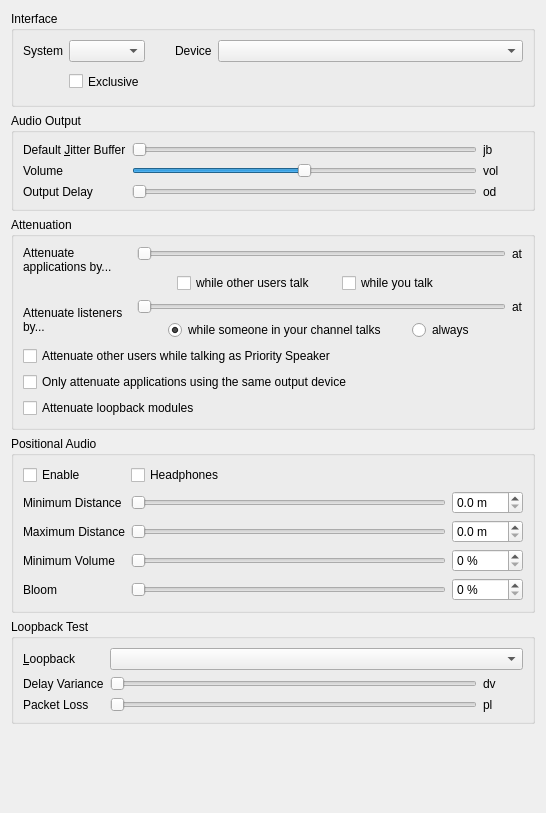
<?xml version="1.0" encoding="UTF-8"?>
<ui version="4.0">
 <class>AudioOutput</class>
 <widget class="QWidget" name="AudioOutput">
  <property name="geometry">
   <rect>
    <x>0</x>
    <y>0</y>
    <width>546</width>
    <height>813</height>
   </rect>
  </property>
  <property name="windowTitle">
   <string>Audio output</string>
  </property>
  <layout class="QVBoxLayout" name="verticalLayout">
   <item>
    <widget class="QGroupBox" name="qgbInterfaces">
     <property name="title">
      <string>Interface</string>
     </property>
     <layout class="QGridLayout" name="gridLayout_3">
      <item row="0" column="0">
       <widget class="QLabel" name="qliSystem">
        <property name="text">
         <string>System</string>
        </property>
        <property name="buddy">
         <cstring>qcbSystem</cstring>
        </property>
       </widget>
      </item>
      <item row="0" column="1">
       <widget class="MUComboBox" name="qcbSystem">
        <property name="sizePolicy">
         <sizepolicy hsizetype="MinimumExpanding" vsizetype="Fixed">
          <horstretch>0</horstretch>
          <verstretch>0</verstretch>
         </sizepolicy>
        </property>
        <property name="toolTip">
         <string>Output method for audio</string>
        </property>
        <property name="whatsThis">
         <string>&lt;b&gt;This is the output method to use for audio.&lt;/b&gt;</string>
        </property>
        <property name="accessibleName">
         <string>Audio output system</string>
        </property>
       </widget>
      </item>
      <item row="0" column="2">
       <spacer>
        <property name="orientation">
         <enum>Qt::Horizontal</enum>
        </property>
        <property name="sizeType">
         <enum>QSizePolicy::Maximum</enum>
        </property>
        <property name="sizeHint" stdset="0">
         <size>
          <width>24</width>
          <height>16</height>
         </size>
        </property>
       </spacer>
      </item>
      <item row="0" column="3">
       <widget class="QLabel" name="qliDevice">
        <property name="text">
         <string>Device</string>
        </property>
        <property name="buddy">
         <cstring>qcbDevice</cstring>
        </property>
       </widget>
      </item>
      <item row="0" column="4">
       <widget class="MUComboBox" name="qcbDevice">
        <property name="sizePolicy">
         <sizepolicy hsizetype="MinimumExpanding" vsizetype="Fixed">
          <horstretch>1</horstretch>
          <verstretch>0</verstretch>
         </sizepolicy>
        </property>
        <property name="toolTip">
         <string>Output device for audio</string>
        </property>
        <property name="whatsThis">
         <string>&lt;b&gt;This is the output device to use for audio.&lt;/b&gt;</string>
        </property>
        <property name="accessibleName">
         <string>Audio output device</string>
        </property>
        <property name="sizeAdjustPolicy">
         <enum>QComboBox::AdjustToContents</enum>
        </property>
        <property name="minimumContentsLength">
         <number>16</number>
        </property>
       </widget>
      </item>
      <item row="1" column="1">
       <widget class="QCheckBox" name="qcbExclusive">
        <property name="enabled">
         <bool>true</bool>
        </property>
        <property name="minimumSize">
         <size>
          <width>0</width>
          <height>27</height>
         </size>
        </property>
        <property name="toolTip">
         <string>Exclusive mode, not recommended.</string>
        </property>
        <property name="whatsThis">
         <string>&lt;b&gt;This opens the device in exclusive mode.&lt;/b&gt;&lt;br /&gt;No other application will be able to use the device.</string>
        </property>
        <property name="text">
         <string>Exclusive</string>
        </property>
       </widget>
      </item>
     </layout>
    </widget>
   </item>
   <item>
    <widget class="QGroupBox" name="qgbOutput">
     <property name="title">
      <string>Audio Output</string>
     </property>
     <layout class="QGridLayout" name="gridLayout">
      <item row="1" column="2">
       <widget class="QLabel" name="qlVolume">
        <property name="text">
         <string notr="true">vol</string>
        </property>
       </widget>
      </item>
      <item row="2" column="1">
       <widget class="SemanticSlider" name="qsDelay">
        <property name="toolTip">
         <string>Amount of data to buffer</string>
        </property>
        <property name="whatsThis">
         <string>This sets the amount of data to pre-buffer in the output buffer. Experiment with different values and set it to the lowest which doesn't cause rapid jitter in the sound.</string>
        </property>
        <property name="accessibleName">
         <string>Output delay of incoming speech</string>
        </property>
        <property name="minimum">
         <number>1</number>
        </property>
        <property name="maximum">
         <number>10</number>
        </property>
        <property name="pageStep">
         <number>3</number>
        </property>
        <property name="orientation">
         <enum>Qt::Horizontal</enum>
        </property>
       </widget>
      </item>
      <item row="0" column="2">
       <widget class="QLabel" name="qlJitter">
        <property name="minimumSize">
         <size>
          <width>40</width>
          <height>0</height>
         </size>
        </property>
        <property name="text">
         <string notr="true">jb</string>
        </property>
       </widget>
      </item>
      <item row="2" column="0">
       <widget class="QLabel" name="qliDelay">
        <property name="text">
         <string>Output Delay</string>
        </property>
        <property name="buddy">
         <cstring>qsDelay</cstring>
        </property>
       </widget>
      </item>
      <item row="1" column="1">
       <widget class="SemanticSlider" name="qsVolume">
        <property name="toolTip">
         <string>Volume of incoming speech</string>
        </property>
        <property name="whatsThis">
         <string>&lt;b&gt;This adjusts the volume of incoming speech.&lt;/b&gt;&lt;br /&gt;Note that if you increase this beyond 100%, audio will be distorted.</string>
        </property>
        <property name="accessibleName">
         <string>Volume of incoming speech</string>
        </property>
        <property name="minimum">
         <number>0</number>
        </property>
        <property name="maximum">
         <number>200</number>
        </property>
        <property name="value">
         <number>100</number>
        </property>
        <property name="orientation">
         <enum>Qt::Horizontal</enum>
        </property>
       </widget>
      </item>
      <item row="1" column="0">
       <widget class="QLabel" name="qliVolume">
        <property name="text">
         <string>Volume</string>
        </property>
        <property name="buddy">
         <cstring>qsVolume</cstring>
        </property>
       </widget>
      </item>
      <item row="2" column="2">
       <widget class="QLabel" name="qlDelay">
        <property name="text">
         <string notr="true">od</string>
        </property>
       </widget>
      </item>
      <item row="0" column="1">
       <widget class="SemanticSlider" name="qsJitter">
        <property name="toolTip">
         <string>Safety margin for jitter buffer</string>
        </property>
        <property name="whatsThis">
         <string>&lt;b&gt;This sets the minimum safety margin for the jitter buffer.&lt;/b&gt;&lt;br /&gt;All incoming audio is buffered, and the jitter buffer continually tries to push the buffer to the minimum sustainable by your network, so latency can be as low as possible. This sets the minimum buffer size to use. If the start of sentences you hear is very jittery, increase this value.</string>
        </property>
        <property name="accessibleName">
         <string>Jitter buffer time</string>
        </property>
        <property name="minimum">
         <number>1</number>
        </property>
        <property name="maximum">
         <number>5</number>
        </property>
        <property name="pageStep">
         <number>2</number>
        </property>
        <property name="orientation">
         <enum>Qt::Horizontal</enum>
        </property>
       </widget>
      </item>
      <item row="0" column="0">
       <widget class="QLabel" name="qliJitter">
        <property name="text">
         <string>Default &amp;Jitter Buffer</string>
        </property>
        <property name="buddy">
         <cstring>qsJitter</cstring>
        </property>
       </widget>
      </item>
     </layout>
    </widget>
   </item>
   <item>
    <widget class="QGroupBox" name="qgbAttenuation">
     <property name="toolTip">
      <string/>
     </property>
     <property name="title">
      <string>Attenuation</string>
     </property>
     <layout class="QGridLayout" name="gridLayout_4">
      <item row="8" column="0" colspan="3">
       <widget class="QCheckBox" name="qcbOnlyAttenuateSameOutput">
        <property name="toolTip">
         <string>If checked, Mumble will only attenuate applications that are using the same output source as Mumble</string>
        </property>
        <property name="whatsThis">
         <string>&lt;b&gt;Attenuate only applications using the same output as Mumble&lt;/b&gt;&lt;br /&gt;If checked, applications that use a different output than Mumble will not be attenuated.</string>
        </property>
        <property name="text">
         <string>Only attenuate applications using the same output device</string>
        </property>
       </widget>
      </item>
      <item row="0" column="1">
       <widget class="SemanticSlider" name="qsOtherVolume">
        <property name="toolTip">
         <string>Attenuation of other applications during speech</string>
        </property>
        <property name="whatsThis">
         <string>&lt;b&gt;Attenuate volume of other applications during speech&lt;/b&gt;&lt;br /&gt;Mumble supports decreasing the volume of other applications during incoming and/or outgoing speech. This sets the attenuation of other applications if the feature is enabled.</string>
        </property>
        <property name="accessibleName">
         <string>Attenuation percentage</string>
        </property>
        <property name="accessibleDescription">
         <string>During speech, the volume of other applications will be reduced by this amount</string>
        </property>
        <property name="minimum">
         <number>0</number>
        </property>
        <property name="maximum">
         <number>100</number>
        </property>
        <property name="value">
         <number>0</number>
        </property>
        <property name="orientation">
         <enum>Qt::Horizontal</enum>
        </property>
       </widget>
      </item>
      <item row="2" column="1">
       <layout class="QHBoxLayout" name="horizontalLayout_2">
        <item>
         <spacer name="horizontalSpacer">
          <property name="orientation">
           <enum>Qt::Horizontal</enum>
          </property>
          <property name="sizeType">
           <enum>QSizePolicy::Maximum</enum>
          </property>
          <property name="sizeHint" stdset="0">
           <size>
            <width>40</width>
            <height>20</height>
           </size>
          </property>
         </spacer>
        </item>
        <item>
         <widget class="QCheckBox" name="qcbAttenuateOthers">
          <property name="toolTip">
           <string>If checked Mumble lowers the volume of other applications while other users talk</string>
          </property>
          <property name="whatsThis">
           <string>&lt;b&gt;Attenuate applications while other users talk&lt;/b&gt;&lt;br /&gt;Mumble supports decreasing the volume of other applications during incoming and/or outgoing speech. This makes mumble activate the feature while other users talk to you.</string>
          </property>
          <property name="text">
           <string>while other users talk</string>
          </property>
         </widget>
        </item>
        <item>
         <spacer name="horizontalSpacer_3">
          <property name="orientation">
           <enum>Qt::Horizontal</enum>
          </property>
          <property name="sizeType">
           <enum>QSizePolicy::Fixed</enum>
          </property>
          <property name="sizeHint" stdset="0">
           <size>
            <width>20</width>
            <height>20</height>
           </size>
          </property>
         </spacer>
        </item>
        <item>
         <widget class="QCheckBox" name="qcbAttenuateOthersOnTalk">
          <property name="toolTip">
           <string>If checked Mumble lowers the volume of other applications while you talk</string>
          </property>
          <property name="whatsThis">
           <string>&lt;b&gt;Attenuate applications while you talk&lt;/b&gt;&lt;br /&gt;Mumble supports decreasing the volume of other applications during incoming and/or outgoing speech. This makes mumble activate the feature while you talk.</string>
          </property>
          <property name="text">
           <string>while you talk</string>
          </property>
         </widget>
        </item>
        <item>
         <spacer name="horizontalSpacer_2">
          <property name="orientation">
           <enum>Qt::Horizontal</enum>
          </property>
          <property name="sizeHint" stdset="0">
           <size>
            <width>40</width>
            <height>20</height>
           </size>
          </property>
         </spacer>
        </item>
       </layout>
      </item>
      <item row="0" column="0" rowspan="3">
       <widget class="QLabel" name="qliOtherVolume">
        <property name="text">
         <string>Attenuate applications by...</string>
        </property>
        <property name="alignment">
         <set>Qt::AlignLeading|Qt::AlignLeft|Qt::AlignTop</set>
        </property>
        <property name="wordWrap">
         <bool>true</bool>
        </property>
        <property name="buddy">
         <cstring>qsOtherVolume</cstring>
        </property>
       </widget>
      </item>
      <item row="7" column="0" colspan="3">
       <widget class="QCheckBox" name="qcbAttenuateUsersOnPrioritySpeak">
        <property name="toolTip">
         <string>If checked Mumble lowers the volume of other users while you talk if you have the &quot;Priority Speaker&quot; status.</string>
        </property>
        <property name="whatsThis">
         <string>&lt;b&gt;Attenuate other users while talking as Priority Speaker&lt;/b&gt;&lt;br /&gt;Mumble supports decreasing the volume of other users while you talk as the &lt;i&gt;Priority Speaker&lt;/i&gt; to avoid getting disturbed. Checking this checkbox will enable this feature.</string>
        </property>
        <property name="text">
         <string>Attenuate other users while talking as Priority Speaker</string>
        </property>
       </widget>
      </item>
      <item row="0" column="2">
       <widget class="QLabel" name="qlOtherVolume">
        <property name="text">
         <string notr="true">at</string>
        </property>
       </widget>
      </item>
      <item row="9" column="0" colspan="3">
       <widget class="QCheckBox" name="qcbAttenuateLoopbacks">
        <property name="toolTip">
         <string>If checked, loopback modules will be attenuated</string>
        </property>
        <property name="whatsThis">
         <string>&lt;b&gt;Attenuate loopback modules&lt;/b&gt;&lt;br /&gt;If loopback modules are linked to Mumble's output device/sink, they will also be attenuated.</string>
        </property>
        <property name="text">
         <string>Attenuate loopback modules</string>
        </property>
       </widget>
      </item>
      <item row="3" column="1">
       <widget class="SemanticSlider" name="qsListenerAttenuation">
        <property name="maximum">
         <number>100</number>
        </property>
        <property name="orientation">
         <enum>Qt::Horizontal</enum>
        </property>
       </widget>
      </item>
      <item row="3" column="2">
       <widget class="QLabel" name="qlListenerAttenuation">
        <property name="text">
         <string>at</string>
        </property>
       </widget>
      </item>
      <item row="4" column="1">
       <layout class="QHBoxLayout" name="horizontalLayout">
        <item>
         <spacer name="horizontalSpacer_4">
          <property name="orientation">
           <enum>Qt::Horizontal</enum>
          </property>
          <property name="sizeType">
           <enum>QSizePolicy::Maximum</enum>
          </property>
          <property name="sizeHint" stdset="0">
           <size>
            <width>40</width>
            <height>20</height>
           </size>
          </property>
         </spacer>
        </item>
        <item>
         <widget class="QRadioButton" name="qrbAttenuateListenerWhileTalk">
          <property name="text">
           <string>while someone in your channel talks</string>
          </property>
          <property name="checked">
           <bool>true</bool>
          </property>
         </widget>
        </item>
        <item>
         <spacer name="horizontalSpacer_6">
          <property name="orientation">
           <enum>Qt::Horizontal</enum>
          </property>
          <property name="sizeType">
           <enum>QSizePolicy::Fixed</enum>
          </property>
          <property name="sizeHint" stdset="0">
           <size>
            <width>20</width>
            <height>20</height>
           </size>
          </property>
         </spacer>
        </item>
        <item>
         <widget class="QRadioButton" name="qrbAttenuateListenerAlways">
          <property name="text">
           <string>always</string>
          </property>
         </widget>
        </item>
        <item>
         <spacer name="horizontalSpacer_5">
          <property name="orientation">
           <enum>Qt::Horizontal</enum>
          </property>
          <property name="sizeHint" stdset="0">
           <size>
            <width>40</width>
            <height>20</height>
           </size>
          </property>
         </spacer>
        </item>
       </layout>
      </item>
      <item row="3" column="0" rowspan="2">
       <widget class="QLabel" name="qliListenerAttenuation">
        <property name="text">
         <string>Attenuate listeners by...</string>
        </property>
        <property name="wordWrap">
         <bool>true</bool>
        </property>
        <property name="buddy">
         <cstring>qsListenerAttenuation</cstring>
        </property>
       </widget>
      </item>
     </layout>
    </widget>
   </item>
   <item>
    <widget class="QGroupBox" name="qgbPositionalAudio">
     <property name="enabled">
      <bool>true</bool>
     </property>
     <property name="title">
      <string>Positional Audio</string>
     </property>
     <layout class="QGridLayout" name="gridLayout_2">
      <item row="0" column="2">
       <widget class="QCheckBox" name="qcbHeadphones">
        <property name="toolTip">
         <string>The connected &quot;speakers&quot; are actually headphones</string>
        </property>
        <property name="whatsThis">
         <string>Checking this indicates that you don't have speakers connected, just headphones. This is important, as speakers are usually in front of you, while headphones are directly to your left/right.</string>
        </property>
        <property name="text">
         <string>Headphones</string>
        </property>
       </widget>
      </item>
      <item row="7" column="2">
       <widget class="SemanticSlider" name="qsMinimumVolume">
        <property name="toolTip">
         <string/>
        </property>
        <property name="whatsThis">
         <string>What should the volume be at the maximum distance?</string>
        </property>
        <property name="accessibleName">
         <string>Minimum volume</string>
        </property>
        <property name="orientation">
         <enum>Qt::Horizontal</enum>
        </property>
       </widget>
      </item>
      <item row="3" column="2">
       <widget class="SemanticSlider" name="qsMinDistance">
        <property name="toolTip">
         <string/>
        </property>
        <property name="statusTip">
         <string/>
        </property>
        <property name="whatsThis">
         <string>This sets the minimum distance for sound calculations. The volume of other users' speech will not decrease until they are at least this far away from you.</string>
        </property>
        <property name="accessibleName">
         <string>Minimum distance</string>
        </property>
        <property name="orientation">
         <enum>Qt::Horizontal</enum>
        </property>
       </widget>
      </item>
      <item row="6" column="2">
       <widget class="SemanticSlider" name="qsMaxDistance">
        <property name="toolTip">
         <string/>
        </property>
        <property name="whatsThis">
         <string>This sets the maximum distance for sound calculations. When farther away than this, other users' speech volume will not decrease any further.</string>
        </property>
        <property name="accessibleName">
         <string>Maximum distance</string>
        </property>
        <property name="orientation">
         <enum>Qt::Horizontal</enum>
        </property>
       </widget>
      </item>
      <item row="0" column="1">
       <widget class="QCheckBox" name="qcbPositional">
        <property name="text">
         <string>Enable</string>
        </property>
       </widget>
      </item>
      <item row="8" column="3">
       <widget class="QSpinBox" name="qsbBloom">
        <property name="suffix">
         <string> %</string>
        </property>
       </widget>
      </item>
      <item row="6" column="1">
       <widget class="QLabel" name="qlMaxDistance">
        <property name="text">
         <string>Maximum Distance</string>
        </property>
        <property name="buddy">
         <cstring>qsMaxDistance</cstring>
        </property>
       </widget>
      </item>
      <item row="7" column="3">
       <widget class="QSpinBox" name="qsbMinimumVolume">
        <property name="suffix">
         <string> %</string>
        </property>
       </widget>
      </item>
      <item row="8" column="2">
       <widget class="SemanticSlider" name="qsBloom">
        <property name="toolTip">
         <string>Factor for sound volume increase</string>
        </property>
        <property name="whatsThis">
         <string>How much should sound volume increase for sources that are really close?</string>
        </property>
        <property name="accessibleName">
         <string>Bloom</string>
        </property>
        <property name="orientation">
         <enum>Qt::Horizontal</enum>
        </property>
       </widget>
      </item>
      <item row="8" column="1">
       <widget class="QLabel" name="qlBloom">
        <property name="text">
         <string>Bloom</string>
        </property>
        <property name="buddy">
         <cstring>qsBloom</cstring>
        </property>
       </widget>
      </item>
      <item row="6" column="3">
       <widget class="QDoubleSpinBox" name="qsbMaximumDistance">
        <property name="suffix">
         <string> m</string>
        </property>
        <property name="decimals">
         <number>1</number>
        </property>
       </widget>
      </item>
      <item row="7" column="1">
       <widget class="QLabel" name="qlMinimumVolume">
        <property name="text">
         <string>Minimum Volume</string>
        </property>
        <property name="buddy">
         <cstring>qsMinimumVolume</cstring>
        </property>
       </widget>
      </item>
      <item row="3" column="1">
       <widget class="QLabel" name="qlMinDistance">
        <property name="text">
         <string>Minimum Distance</string>
        </property>
        <property name="buddy">
         <cstring>qsMinDistance</cstring>
        </property>
       </widget>
      </item>
      <item row="3" column="3">
       <widget class="QDoubleSpinBox" name="qsbMinimumDistance">
        <property name="suffix">
         <string> m</string>
        </property>
        <property name="decimals">
         <number>1</number>
        </property>
       </widget>
      </item>
     </layout>
    </widget>
   </item>
   <item>
    <widget class="QGroupBox" name="qgbLoopback">
     <property name="title">
      <string>Loopback Test</string>
     </property>
     <layout class="QGridLayout">
      <item row="1" column="0">
       <widget class="QLabel" name="qliPacketDelay">
        <property name="text">
         <string>Delay Variance</string>
        </property>
        <property name="buddy">
         <cstring>qsPacketDelay</cstring>
        </property>
       </widget>
      </item>
      <item row="1" column="1">
       <widget class="SemanticSlider" name="qsPacketDelay">
        <property name="toolTip">
         <string>Variance in packet latency</string>
        </property>
        <property name="whatsThis">
         <string>&lt;b&gt;This sets the packet latency variance for loopback testing.&lt;/b&gt;&lt;br /&gt;Most audio paths contain some variable latency. This allows you to set that variance for loopback mode testing. For example, if you set this to 15ms, this will emulate a network with 20-35ms ping latency or one with 80-95ms latency. Most domestic net connections have a variance of about 5ms.</string>
        </property>
        <property name="accessibleName">
         <string>Loopback artificial delay</string>
        </property>
        <property name="maximum">
         <number>100</number>
        </property>
        <property name="orientation">
         <enum>Qt::Horizontal</enum>
        </property>
       </widget>
      </item>
      <item row="1" column="2">
       <widget class="QLabel" name="qlPacketDelay">
        <property name="minimumSize">
         <size>
          <width>40</width>
          <height>0</height>
         </size>
        </property>
        <property name="text">
         <string notr="true">dv</string>
        </property>
       </widget>
      </item>
      <item row="2" column="0">
       <widget class="QLabel" name="qliPacketLoss">
        <property name="text">
         <string>Packet Loss</string>
        </property>
        <property name="buddy">
         <cstring>qsPacketLoss</cstring>
        </property>
       </widget>
      </item>
      <item row="2" column="1">
       <widget class="SemanticSlider" name="qsPacketLoss">
        <property name="toolTip">
         <string>Packet loss for loopback mode</string>
        </property>
        <property name="whatsThis">
         <string>&lt;b&gt;This sets the packet loss for loopback mode.&lt;/b&gt;&lt;br /&gt;This will be the ratio of packets lost. Unless your outgoing bandwidth is peaked or there's something wrong with your network connection, this will be 0%</string>
        </property>
        <property name="accessibleName">
         <string>Loopback artificial packet loss</string>
        </property>
        <property name="maximum">
         <number>50</number>
        </property>
        <property name="singleStep">
         <number>5</number>
        </property>
        <property name="pageStep">
         <number>20</number>
        </property>
        <property name="orientation">
         <enum>Qt::Horizontal</enum>
        </property>
       </widget>
      </item>
      <item row="2" column="2">
       <widget class="QLabel" name="qlPacketLoss">
        <property name="minimumSize">
         <size>
          <width>40</width>
          <height>0</height>
         </size>
        </property>
        <property name="text">
         <string notr="true">pl</string>
        </property>
       </widget>
      </item>
      <item row="0" column="0">
       <widget class="QLabel" name="qliLoopback">
        <property name="text">
         <string>&amp;Loopback</string>
        </property>
        <property name="buddy">
         <cstring>qcbLoopback</cstring>
        </property>
       </widget>
      </item>
      <item row="0" column="1" colspan="2">
       <widget class="MUComboBox" name="qcbLoopback">
        <property name="toolTip">
         <string>Desired loopback mode</string>
        </property>
        <property name="whatsThis">
         <string>&lt;b&gt;This enables one of the loopback test modes.&lt;/b&gt;&lt;br /&gt;&lt;i&gt;None&lt;/i&gt; - Loopback disabled&lt;br /&gt;&lt;i&gt;Local&lt;/i&gt; - Emulate a local server.&lt;br /&gt;&lt;i&gt;Server&lt;/i&gt; - Request loopback from server.&lt;br /&gt;Please note than when loopback is enabled, no other users will hear your voice. This setting is not saved on application exit.</string>
        </property>
        <property name="accessibleName">
         <string>Loopback test mode</string>
        </property>
        <property name="accessibleDescription">
         <string>The loopback test can be used to test your audio configuration. While the loopback test is enabled, others will not be able to hear you.</string>
        </property>
       </widget>
      </item>
     </layout>
    </widget>
   </item>
   <item>
    <spacer name="spacer">
     <property name="orientation">
      <enum>Qt::Vertical</enum>
     </property>
     <property name="sizeHint" stdset="0">
      <size>
       <width>20</width>
       <height>40</height>
      </size>
     </property>
    </spacer>
   </item>
  </layout>
 </widget>
 <customwidgets>
  <customwidget>
   <class>MUComboBox</class>
   <extends>QComboBox</extends>
   <header>widgets/MUComboBox.h</header>
  </customwidget>
  <customwidget>
   <class>SemanticSlider</class>
   <extends>QSlider</extends>
   <header>widgets/SemanticSlider.h</header>
  </customwidget>
 </customwidgets>
 <tabstops>
  <tabstop>qcbSystem</tabstop>
  <tabstop>qcbDevice</tabstop>
  <tabstop>qcbExclusive</tabstop>
  <tabstop>qsJitter</tabstop>
  <tabstop>qsVolume</tabstop>
  <tabstop>qsDelay</tabstop>
  <tabstop>qsOtherVolume</tabstop>
  <tabstop>qcbAttenuateOthers</tabstop>
  <tabstop>qcbAttenuateOthersOnTalk</tabstop>
  <tabstop>qcbAttenuateUsersOnPrioritySpeak</tabstop>
  <tabstop>qcbOnlyAttenuateSameOutput</tabstop>
  <tabstop>qcbAttenuateLoopbacks</tabstop>
  <tabstop>qcbPositional</tabstop>
  <tabstop>qcbHeadphones</tabstop>
  <tabstop>qsMinDistance</tabstop>
  <tabstop>qsbMinimumDistance</tabstop>
  <tabstop>qsMaxDistance</tabstop>
  <tabstop>qsbMaximumDistance</tabstop>
  <tabstop>qsMinimumVolume</tabstop>
  <tabstop>qsbMinimumVolume</tabstop>
  <tabstop>qsBloom</tabstop>
  <tabstop>qsbBloom</tabstop>
  <tabstop>qcbLoopback</tabstop>
  <tabstop>qsPacketDelay</tabstop>
  <tabstop>qsPacketLoss</tabstop>
 </tabstops>
 <resources/>
 <connections/>
</ui>
